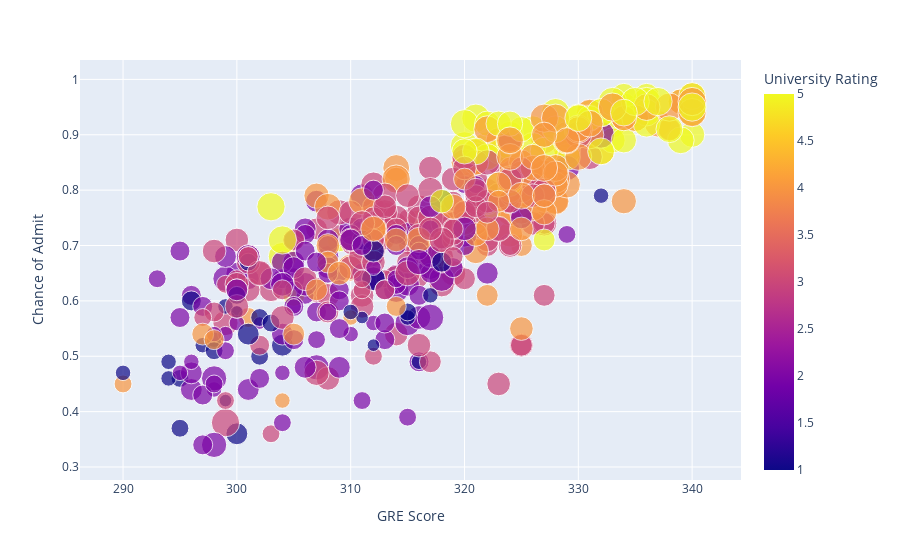

The cell this chart's notebook holds for it:
### Code cell
import plotly.express as px # It is used for interactive visualizations

#sns.scatterplot(x = 'Chance of Admit', y = 'GRE Score', data = add_df, hue = 'University Rating')

fig = px.scatter(data_frame = add_df, x = 'GRE Score', y = 'Chance of Admit', color = 'University Rating', size = 'SOP')
fig.show()

### Figure 1 — Plotly figure (JSON) as saved in the notebook; plotly's stock layout.template omitted (floating-point values rounded to 4 significant figures; data arrays with more than 128 entries replaced by an {"elided": "..."} marker saying what was removed)
{"data": [{"hovertemplate": "GRE Score=%{x}<br>Chance of Admit=%{y}<br>SOP=%{marker.size}<br>University Rating=%{marker.color}<extra></extra>", "legendgroup": "", "marker": {"color": {"elided": "500 int values"}, "coloraxis": "coloraxis", "size": {"elided": "500 float values"}, "sizemode": "area", "sizeref": 0.0125, "symbol": "circle"}, "mode": "markers", "name": "", "orientation": "v", "showlegend": false, "type": "scatter", "x": {"elided": "500 int values"}, "xaxis": "x", "y": {"elided": "500 float values"}, "yaxis": "y"}], "layout": {"autosize": true, "coloraxis": {"colorbar": {"title": {"text": "University Rating"}}, "colorscale": [[0, "#0d0887"], [0.1111, "#46039f"], [0.2222, "#7201a8"], [0.3333, "#9c179e"], [0.4444, "#bd3786"], [0.5556, "#d8576b"], [0.6667, "#ed7953"], [0.7778, "#fb9f3a"], [0.8889, "#fdca26"], [1, "#f0f921"]]}, "legend": {"itemsizing": "constant", "tracegroupgap": 0}, "margin": {"t": 60}, "xaxis": {"anchor": "y", "autorange": true, "domain": [0, 1], "range": [286.5, 343.9], "title": {"text": "GRE Score"}, "type": "linear"}, "yaxis": {"anchor": "x", "autorange": true, "domain": [0, 1], "range": [0.2462, 1.067], "title": {"text": "Chance of Admit"}, "type": "linear"}}}
